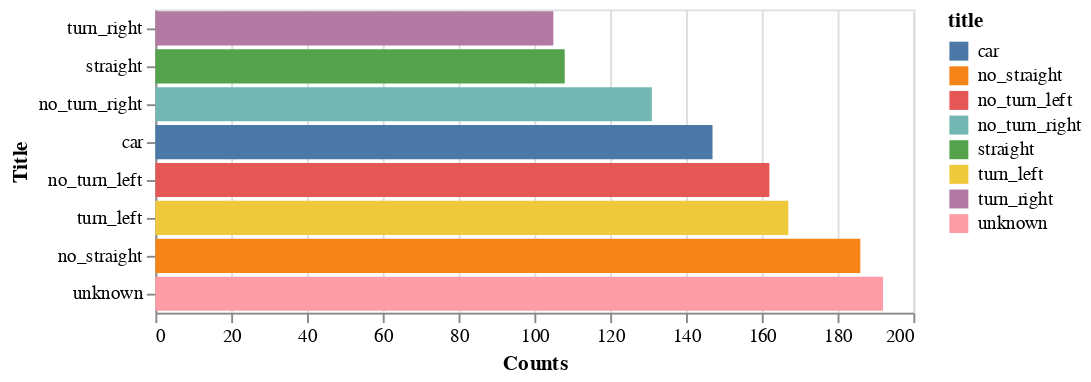

The code cell stored with this chart in its notebook:
### Code cell
alt.Chart(data).mark_bar().encode(
    x=alt.X('counts', axis=alt.Axis(title='Counts')),
    y=alt.Y('title',
        sort=alt.EncodingSortField(field='counts', order='ascending', op='sum'),
        axis=alt.Axis(title='Title')
    ),
    color=alt.Color('title:N')
)

### Figure 1 — Vega-Lite specification as saved in the notebook (floating-point values rounded to 4 significant figures)
{"config": {"view": {"continuousWidth": 400, "continuousHeight": 300}}, "data": {"name": "data-36a2fd2f2a2059a381ed79625e2650e4"}, "mark": "bar", "encoding": {"color": {"field": "title", "type": "nominal"}, "x": {"axis": {"title": "Counts"}, "field": "counts", "type": "quantitative"}, "y": {"axis": {"title": "Title"}, "field": "title", "sort": {"field": "counts", "op": "sum", "order": "ascending"}, "type": "nominal"}}, "$schema": "https://vega.github.io/schema/vega-lite/v4.17.0.json", "datasets": {"data-36a2fd2f2a2059a381ed79625e2650e4": [{"counts": 192, "title": "unknown"}, {"counts": 186, "title": "no_straight"}, {"counts": 167, "title": "turn_left"}, {"counts": 162, "title": "no_turn_left"}, {"counts": 147, "title": "car"}, {"counts": 131, "title": "no_turn_right"}, {"counts": 108, "title": "straight"}, {"counts": 105, "title": "turn_right"}]}}
